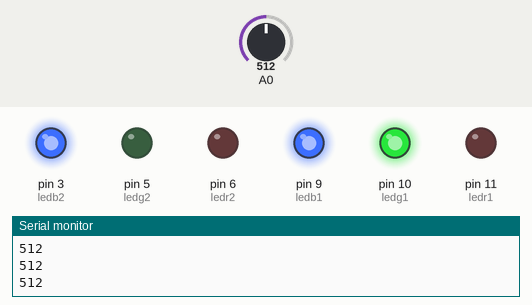
This sketch was run on a simulated Arduino Uno, built with avr-gcc and run on an emulated ATmega328P. Parts: output pins drawn as LEDs (lit = HIGH), the last lines printed to the serial monitor. Inputs (shaded band) come from the test bench; at power-on: A0 = 512.

Above: at 1.2 s.
1.3 s: A0 set to 482
At 2.5 s:
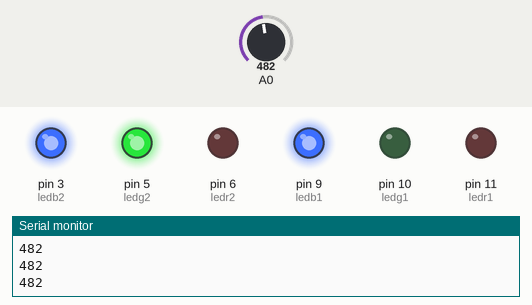
2.8 s: A0 set to 262
4.3 s: A0 set to 232
At 5.0 s:
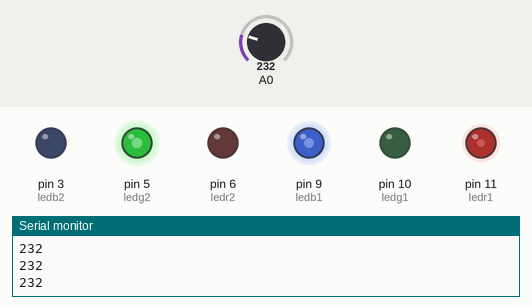
5.8 s: A0 set to 260
At 6.2 s:
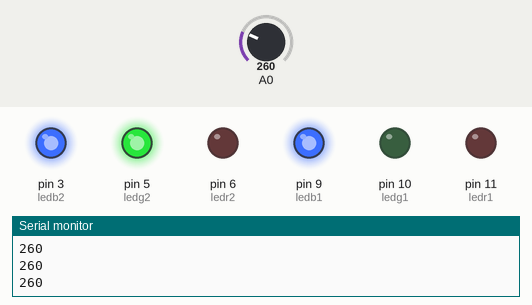
7.3 s: A0 set to 510
At 8.5 s:
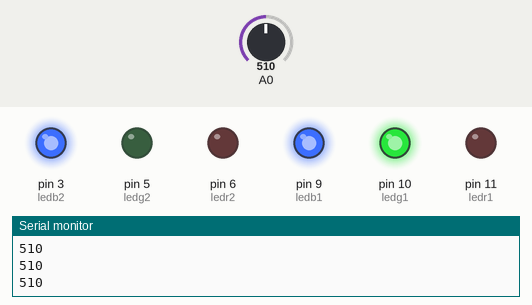
8.8 s: A0 set to 491
At 9.7 s:
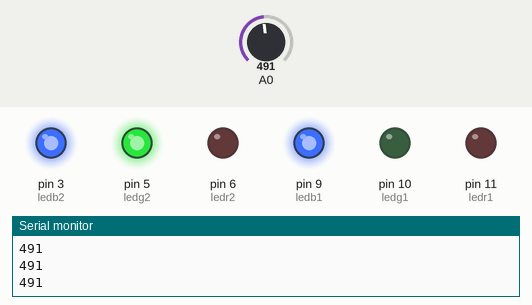
Timing chart, 0 to 11.3 s (numbered marks = the images above; inputs shaded):
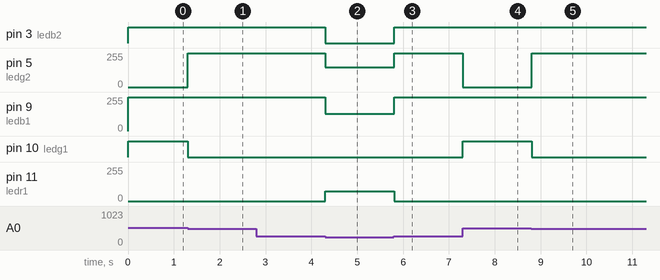

The sketch:

codigo_led_rgb.ino
```cpp
  int ledr1 = 11; int ledg1 = 10; int ledb1 = 9;
  int ledr2 = 6;  int ledg2 = 5;  int ledb2 = 3;

void setup() {
  pinMode (ledr1, OUTPUT); pinMode (ledg1, OUTPUT); pinMode (ledb1, OUTPUT);
  pinMode (ledr2, OUTPUT); pinMode (ledg2, OUTPUT); pinMode (ledb2, OUTPUT);
  Serial.begin (9600);
}

void loop() {
  int valorpot = analogRead (A0);
  Serial.println (valorpot);

  if (valorpot > 0 && valorpot <= 250){     //1° combinação
    analogWrite (ledr1, 75); analogWrite (ledg1, 0);   analogWrite (ledb1, 130);
    analogWrite (ledr2, 0);  analogWrite (ledg2, 150); analogWrite (ledb2, 0);
  }

  if (valorpot > 251 && valorpot <= 500){   //2° combinação
    analogWrite (ledr1, 0); analogWrite (ledg1, 0);   analogWrite (ledb1, 255);
    analogWrite (ledr2, 0); analogWrite (ledg2, 255); analogWrite (ledb2, 255);
  }

  if (valorpot > 501 && valorpot <= 750){   //3° combinação
    analogWrite (ledr1, 0); analogWrite (ledg1, 255); analogWrite (ledb1, 255);
    analogWrite (ledr2, 0); analogWrite (ledg2, 0);   analogWrite (ledb2, 255);
  }

  if (valorpot > 751 && valorpot <= 1024){   //4° combinação
    analogWrite (ledr1, 0);  analogWrite (ledg1, 150); analogWrite (ledb1, 0);
    analogWrite (ledr2, 75); analogWrite (ledg2, 0);   analogWrite (ledb2, 130);
  }
}
```

Measured:
- the behaviour switches between 501 and 500 on A0 (found by bisection; images 0 and 1)
- the behaviour switches between 251 and 250 on A0 (found by bisection; images 1 and 2)
- after the input at 1.3 s, pin 5 (ledg2): 0/255 → 255/255 at once; pin 10 (ledg1): HIGH → LOW at once
- after the input at 4.3 s, pin 3 (ledb2): HIGH → LOW at once; pin 5 (ledg2): 255/255 → 150/255 at once; pin 9 (ledb1): 255/255 → 130/255 at once; pin 11 (ledr1): 0/255 → 75/255 at once
- after the input at 5.8 s, pin 3 (ledb2): LOW → HIGH at once; pin 5 (ledg2): 150/255 → 255/255 at once; pin 9 (ledb1): 130/255 → 255/255 at once; pin 11 (ledr1): 75/255 → 0/255 at once
- after the input at 7.3 s, pin 5 (ledg2): 255/255 → 0/255 at once; pin 10 (ledg1): LOW → HIGH at once
- after the input at 8.8 s, pin 5 (ledg2): 0/255 → 255/255 at once; pin 10 (ledg1): HIGH → LOW at once
